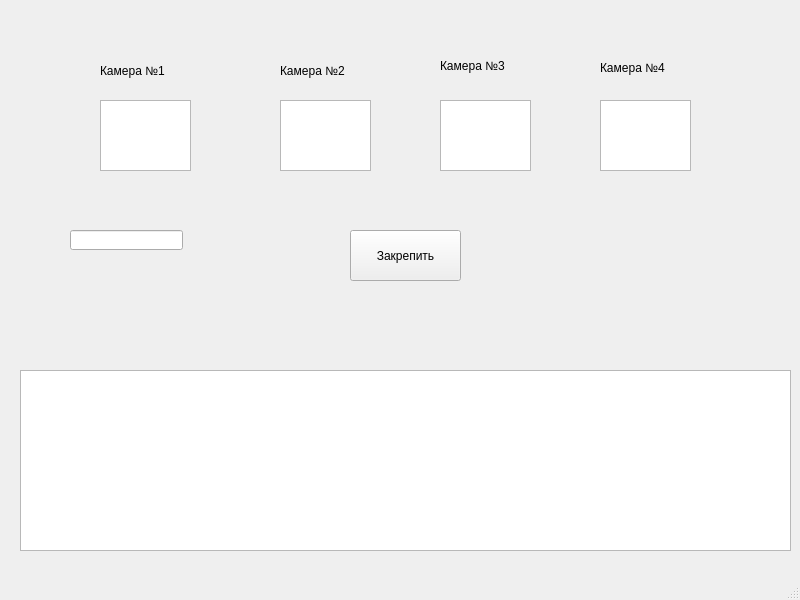
<?xml version="1.0" encoding="UTF-8"?>
<ui version="4.0">
 <class>MainWindow</class>
 <widget class="QMainWindow" name="MainWindow">
  <property name="geometry">
   <rect>
    <x>0</x>
    <y>0</y>
    <width>800</width>
    <height>600</height>
   </rect>
  </property>
  <property name="windowTitle">
   <string>MainWindow</string>
  </property>
  <widget class="QWidget" name="centralwidget">
   <widget class="QLabel" name="label">
    <property name="geometry">
     <rect>
      <x>100</x>
      <y>50</y>
      <width>91</width>
      <height>41</height>
     </rect>
    </property>
    <property name="text">
     <string>Камера №1</string>
    </property>
   </widget>
   <widget class="QTextEdit" name="textEdit">
    <property name="geometry">
     <rect>
      <x>100</x>
      <y>100</y>
      <width>91</width>
      <height>71</height>
     </rect>
    </property>
   </widget>
   <widget class="QTextEdit" name="textEdit_2">
    <property name="geometry">
     <rect>
      <x>20</x>
      <y>370</y>
      <width>771</width>
      <height>181</height>
     </rect>
    </property>
   </widget>
   <widget class="QLabel" name="label_2">
    <property name="geometry">
     <rect>
      <x>280</x>
      <y>50</y>
      <width>91</width>
      <height>41</height>
     </rect>
    </property>
    <property name="text">
     <string>Камера №2</string>
    </property>
   </widget>
   <widget class="QTextEdit" name="textEdit_3">
    <property name="geometry">
     <rect>
      <x>280</x>
      <y>100</y>
      <width>91</width>
      <height>71</height>
     </rect>
    </property>
   </widget>
   <widget class="QLabel" name="label_3">
    <property name="geometry">
     <rect>
      <x>440</x>
      <y>50</y>
      <width>81</width>
      <height>31</height>
     </rect>
    </property>
    <property name="text">
     <string>Камера №3</string>
    </property>
   </widget>
   <widget class="QTextEdit" name="textEdit_4">
    <property name="geometry">
     <rect>
      <x>440</x>
      <y>100</y>
      <width>91</width>
      <height>71</height>
     </rect>
    </property>
   </widget>
   <widget class="QLabel" name="label_4">
    <property name="geometry">
     <rect>
      <x>600</x>
      <y>52</y>
      <width>81</width>
      <height>31</height>
     </rect>
    </property>
    <property name="text">
     <string>Камера №4</string>
    </property>
   </widget>
   <widget class="QTextEdit" name="textEdit_5">
    <property name="geometry">
     <rect>
      <x>600</x>
      <y>100</y>
      <width>91</width>
      <height>71</height>
     </rect>
    </property>
   </widget>
   <widget class="QPushButton" name="pushButton">
    <property name="geometry">
     <rect>
      <x>350</x>
      <y>230</y>
      <width>111</width>
      <height>51</height>
     </rect>
    </property>
    <property name="text">
     <string>Закрепить</string>
    </property>
   </widget>
   <widget class="QLineEdit" name="lineEdit">
    <property name="geometry">
     <rect>
      <x>70</x>
      <y>230</y>
      <width>113</width>
      <height>20</height>
     </rect>
    </property>
   </widget>
  </widget>
  <widget class="QMenuBar" name="menubar">
   <property name="geometry">
    <rect>
     <x>0</x>
     <y>0</y>
     <width>800</width>
     <height>21</height>
    </rect>
   </property>
  </widget>
  <widget class="QStatusBar" name="statusbar"/>
 </widget>
 <resources/>
 <connections/>
</ui>
